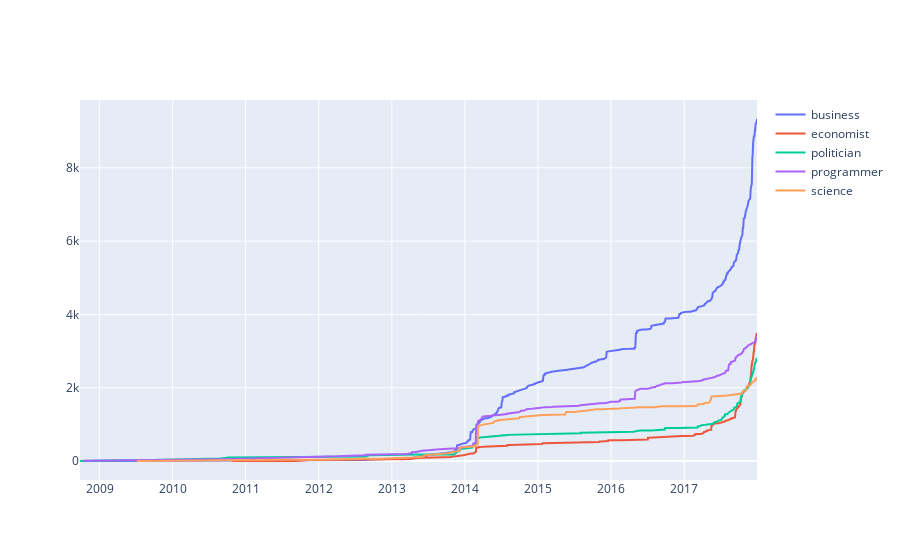

Notebook cell for this chart:
### Code cell
fig = go.Figure()
df = {}
for occ, pair in occ2pairs.items():
    df[occ] = pd.DataFrame(pair).T.rename(columns={0: "date", 1: "o"})
    fig.add_trace(go.Scatter(x=df[occ]["date"], y=df[occ]["o"], name=occ))

fig.show()

### Figure 1 — Plotly figure (JSON) as saved in the notebook; plotly's stock layout.template omitted (floating-point values rounded to 4 significant figures; data arrays with more than 128 entries replaced by an {"elided": "..."} marker saying what was removed)
{"data": [{"name": "business", "type": "scatter", "x": {"elided": "2591 str values"}, "y": {"elided": "2591 int values"}}, {"name": "economist", "type": "scatter", "x": {"elided": "847 str values"}, "y": {"elided": "847 int values"}}, {"name": "politician", "type": "scatter", "x": {"elided": "799 str values"}, "y": {"elided": "799 int values"}}, {"name": "programmer", "type": "scatter", "x": {"elided": "1146 str values"}, "y": {"elided": "1146 int values"}}, {"name": "science", "type": "scatter", "x": {"elided": "590 str values"}, "y": {"elided": "590 int values"}}], "layout": {}}
